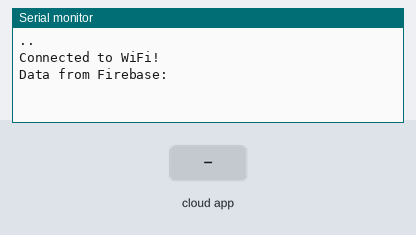
A sketch run on a simulated ESP8266 (NodeMCU). Shown: the last lines printed to the serial monitor. The test bench sets the inputs (shaded band). WiFi joins after 1.5 s; servers stay silent unless stated; the Firebase database answers and starts empty.

Above: at 3.2 s.
3.3 s: the phone or cloud app sets mode to 0
At 3.8 s:
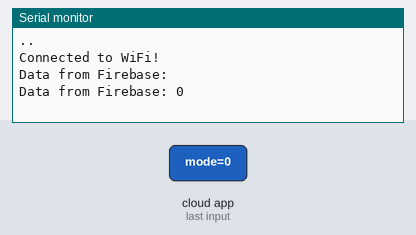
4.8 s: the phone or cloud app sets mode to 1
At 6.5 s:
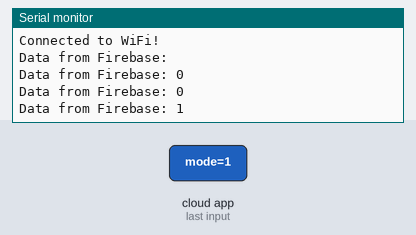

The sketch:

nodemcu_UART_both.ino
```cpp
#include <Wire.h>
#include <ESP8266WiFi.h>
#include <FirebaseESP8266.h>

// Replace with your Wi-Fi credentials
// #define WIFI_SSID "TP-Link_68A4"
// #define WIFI_PASSWORD "123456789@POWERX"
#define WIFI_SSID "deep"
#define WIFI_PASSWORD "12345678"

// Firebase credentials
// #define FIREBASE_HOST "control-60b4a-default-rtdb.firebaseio.com"
// #define FIREBASE_AUTH "bTcrTo4dGQlUYwzQmPv0H3xARHKWNDUgT8Mqqkbc"
#define FIREBASE_HOST "proj3dec-default-rtdb.firebaseio.com"
#define FIREBASE_AUTH "R2EjtTTCMeE4C5n02HJmEzKkIygVN4rpbdQRbKOE"

FirebaseData firebaseData;
FirebaseConfig firebaseConfig;
FirebaseAuth firebaseAuth;

void setup() {
  // Start Serial Monitor
  Serial.begin(115200);

  // Connect to Wi-Fi
  WiFi.begin(WIFI_SSID, WIFI_PASSWORD);
  // Serial.print("Connecting to WiFi");
  while (WiFi.status() != WL_CONNECTED) {
    delay(1000);
    Serial.print(".");
  }
  Serial.println("\nConnected to WiFi!");

  // Initialize Firebase
  firebaseConfig.host = FIREBASE_HOST;
  firebaseConfig.signer.tokens.legacy_token = FIREBASE_AUTH;
  Firebase.begin(&firebaseConfig, &firebaseAuth);

  // Initialize I2C communication as Master
  Wire.begin();
}

void loop() {
  // Fetch data from Firebase
  if (Firebase.getString(firebaseData, "/arduinos/arduino_1/mode")) {
    if (firebaseData.dataType() == "string") {
      String data = firebaseData.stringData();

      // send data to GIGA(TX1 RX1 Serial2) via UART
      // Serial.println("esp8266-sending-1908");
      Serial.println("Data from Firebase: " + data);
    }
  } else {
    // Serial.println("Error fetching data: " + firebaseData.errorReason());
  }
  // Serial.println("esp8266-Always");
  // // Serial.println(data);

  // Receiver: Check if there is incoming data from UART
  if (Serial.available() > 0) {
    // Read the incoming data
    String receivedData = Serial.readString();

    // Print received data to the serial monitor
    // Serial.print("Received data: ");  //comment it
    // Serial.println(receivedData);     //comment it
  }

  delay(1000);
}
```

Measured:
- after the input at 3.3 s, the serial monitor: prints a new line at once (image 1)
- after the input at 4.8 s, the serial monitor: prints a new line after 0.80 s (image 2)
